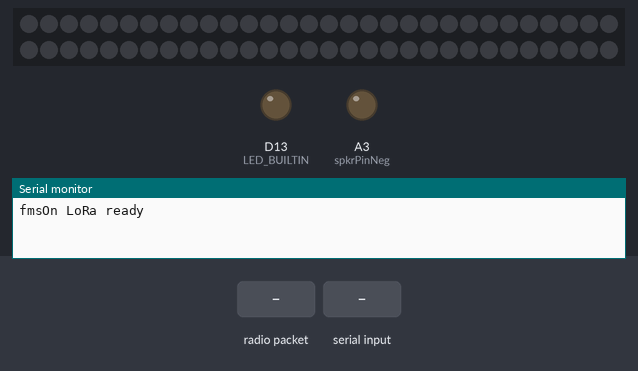
Recording of a sketch running on a simulated Arduino Zero (SAMD21). Parts: 60 RGB LEDs in strip order, left to right, continuing on the next row, output pins drawn as LEDs (lit = HIGH), the last lines printed to the serial monitor. Inputs (shaded band) come from the test bench. Dim RGB values are drawn brighter than linear; no radio packets arrive unless stated.

Above: at 1.5 s.
1.6 s: radio packet "l" arrives
At 2.8 s:
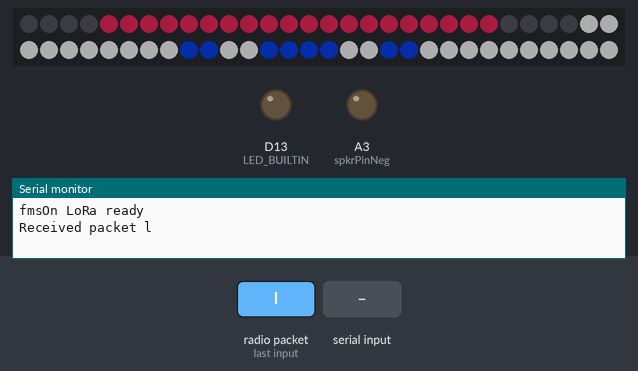
3.1 s: "f90\n" received over Serial
At 4.2 s:
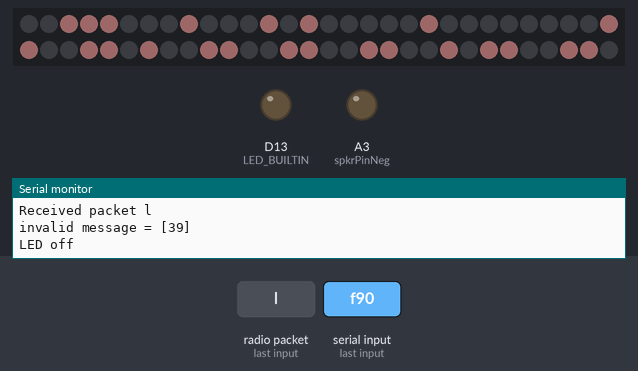
4.6 s: radio packet "1" arrives
At 5.2 s:
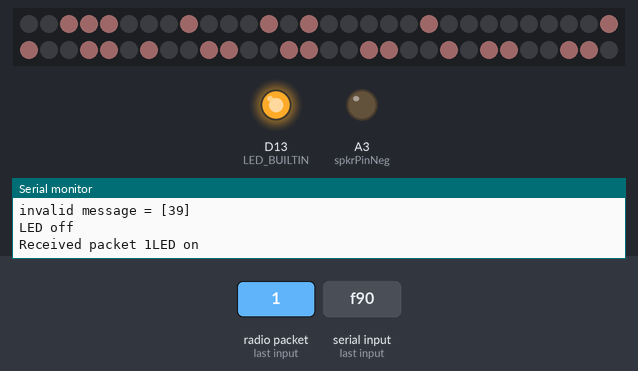
6.1 s: "R,45\n" received over Serial
At 6.5 s:
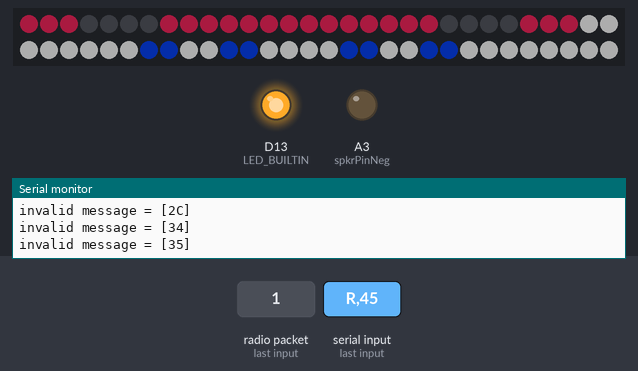
7.6 s: radio packet "0" arrives
At 8.7 s:
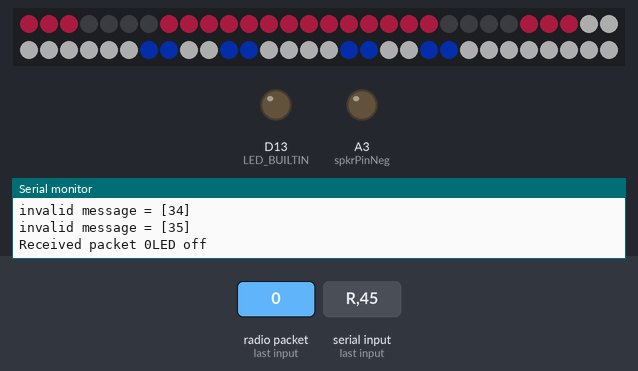
9.1 s: "f,45\n" received over Serial
At 10.0 s:
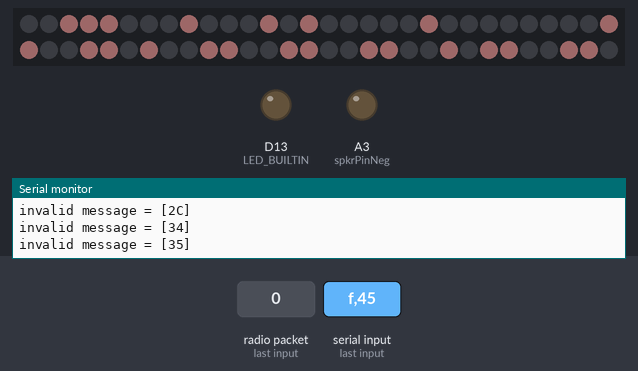
Timing chart, 0 to 11.6 s (numbered marks = the images above; inputs shaded):
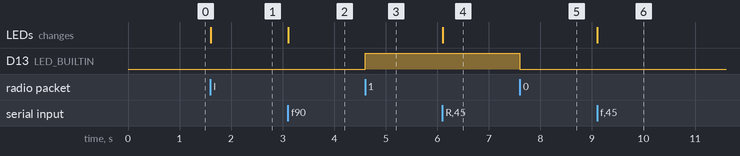

Measured:
- after the input at 1.6 s, the LEDs: change at once (image 1)
- after the input at 3.1 s, the LEDs: change at once (image 2)
- after the input at 4.6 s, D13 (LED_BUILTIN): LOW → HIGH at once
- after the input at 6.1 s, the LEDs: change at once (image 4)
- after the input at 7.6 s, D13 (LED_BUILTIN): HIGH → LOW at once
- after the input at 9.1 s, the LEDs: change at once (image 6)

The sketch:

fmsOnLoRa.ino
```cpp
/*
    Finally try combining all three features

    19 jun 2020 - ms - initial integration
    20 jun 2020 - ms - library for face
    21 jun 2020 - ms - maxsonic sensor
    25 jun 2020 - ms - start adding control panel
    17 jul 2020 - ms - use the new motor controller library
    12 aug 2020 - ms - transition to Arduino MKRWAN1310: hardware serial, lora radio
    26 aug 2020 - ms - first test MKR - motor controller, sensor works! Next: radio
    30 aug 2020 - ms - radio works receiving commands; next sending sensor data
    21 oct 2020 - ms - give audible sense of distance

    TODO
    - full description
    - classes for sensors?
    - remove delays in sensors
    - put pins in order
    - emergency stop
    - currently, motors continue turning until there is a command to stop.
      This is useful for testing but dangerous.


  MKRWAN1310 is based on SAMD21 which uses SERCOMs for serial ports. Leaving the
  USB serial port as it is, for debugging and uploading, plan is this:

  - Motor controller on SERCOM 2: D2-TX, D3-RX (only Tx is used)
    - circuit: black wire = ground, white wire = pin 2
  - Sensors on SERCOM 3, RX=1 TX=0 (only Rx is used)
  - Neopixel unchanged (I think; haven't tried it)
  - LoRa for control panel


*/

/*
   Libraries
*/
#include <Adafruit_NeoPixel.h>
#include <Face.h>
//#include <SabertoothMotorControllerSercom.h>
#include <LoRa.h>
#include "wiring_private.h" // pinPeripheral() function


/*
   Pin assignments
*/

const int distanceSensorTxPin = 0;
const int distanceSensorRxPin = 1;
const int motorControllerTxPin = 2;
const int motorControllerRxPin = 3;
const int neoPixelFacePin = 4; // might as well go in order
const int spkrPinPos = A6;
const int spkrPinNeg = A3;


/*
    Other global variables
*/
const int neoPixelFaceCount = 60;
const long motorTimeOut = 100;
long motor1OnAt = -1; // -1 means not running
long motor2OnAt = -1; //

// reasonable readings of distance sensor (unverified)
const int MIN_DISTANCE = 6;
const int MAX_DISTANCE = 200;

// Control verbosity of messages
const int verboseDistance = 1 << 0;
const int reportDistance = 1 << 2;
const int verboseMotor = 1 << 3;
const int debugMotor = 1 << 4;
const int verboseMotorTimeout = 1 << 5;
const int debugSensorReadingTick = 1 << 6;
const int verboseHardwareSerial = 1 << 7;

const int debugPrint = 0 ;

// for controlling the motors
const int MYFORWARD = 0;
const int MYREVERSE = 1;
int forwardSpeed = 80;

// For keeping track of what we are doing
char lastChar;

/*
   global objects
*/
Face robotFace(neoPixelFaceCount, neoPixelFacePin);
//SabertoothMotorController myMotorController(motorTimeOut);
/*
    SERCOM functions
*/

// Motor controller on SERCOM 2: D2-TX, D3-RX (only Tx is used)
Uart motorControllerSerial (
  &sercom2,
  motorControllerRxPin, motorControllerTxPin,
  SERCOM_RX_PAD_3, UART_TX_PAD_2);
void SERCOM2_Handler()
{
  motorControllerSerial.IrqHandler();
}

// Sensors on SERCOM 3, RX=1 TX=0 (only Rx is used)
Uart sensorSerial (
  &sercom3,
  distanceSensorRxPin, distanceSensorTxPin,
  SERCOM_RX_PAD_1, UART_TX_PAD_0);
void SERCOM3_Handler()
{
  sensorSerial.IrqHandler();
}


void setup() {

  Serial.begin(9600);
  // while (!Serial);
  pinMode(LED_BUILTIN, OUTPUT);

  // speaker initialization
  pinMode(spkrPinNeg, OUTPUT);
  digitalWrite(spkrPinNeg, LOW);

  robotFace.init();

  motorControllerInit();

  sensorsInit();

  // updateMotors();?? perhaps I meant motorInit?

  if (!LoRa.begin(915E6)) {
    Serial.println("Starting LoRa failed!");
    while (1);
  }
  //LoRa.beginPacket(); // open a packet
  Serial.println("fmsOn LoRa ready");
}

char distanceAsChars[4];
int charIndex = 0;

void loop() {

  motorControllerTick(); // this must be called regularly so all other functions here must not use delay()

  listenHardwareSerialPort();

  listenLoRa();

  //sendSensorData();
}

long timeLastSent = 0;
const long interval = 80;

void sendSensorData () {

  // don't send too often
  if (millis() - timeLastSent < interval) {
    return;
  }

  while (sensorSerial.available()) {
    char c = sensorSerial.read();
    if (c == 'R') {
      distanceAsChars[charIndex] = '\0';

      Serial.print("got an R, distance = ");
      int distance = atoi( distanceAsChars);
      Serial.println(distance);

      LoRa.beginPacket(); // begin the next packet
      LoRa.print(distance);
      LoRa.endPacket(); // end the packet
      charIndex = 0;
      timeLastSent = millis();
      break; // only send once per call
    }
    else {
      //      Serial.print("char[");
      //      Serial.print(charIndex);
      //      Serial.print("] = ]");
      //      Serial.print(c);
      //      Serial.print("[");
      //      Serial.println();
      distanceAsChars[charIndex] = c;
      charIndex++;
    }
  }
}


void listenLoRa() {

  // Anything from radio?
  //  Serial.println("checking radio");
  int packetSize = LoRa.parsePacket();
  if (packetSize) {
    // received a packet
    Serial.print("Received packet ");
    while (LoRa.available()) {
      char inChar = (char)LoRa.read();
      Serial.print(inChar);
      updateMotors(inChar);
    }
    Serial.println();
  }
}

void listenHardwareSerialPort() {
  // read the character we receive on the serial port from the RPi
  if (Serial.available()) {
    char inChar = (char)Serial.read();
    if (debugPrint & verboseHardwareSerial) Serial.print("listenHardwareSerialPort: received character ]");
    if (debugPrint & verboseHardwareSerial) Serial.print(inChar);
    if (debugPrint & verboseHardwareSerial) Serial.print("[");
    if (debugPrint & verboseHardwareSerial) Serial.println();
    updateMotors(inChar);
  }
}

void motorControllerInit() {

  // This would be in motor controller init function
  motorControllerSerial.begin(9600);
  pinPeripheral(motorControllerTxPin, PIO_SERCOM_ALT);
  pinPeripheral(motorControllerRxPin, PIO_SERCOM_ALT);
  stopBothMotors();
}

void updateMotors(char inChar) {
  /*
    1 = pin 13 LED on
    0 = pin 13 LED  off
    F = move Forward
    B = move Backwards
    L = turn Left
    R = turn Right
    S = Stop
    + = set forward motor speed faster
    - = set forward motor speed slower
  */

  switch (inChar) {

    case '1':
      Serial.println("LED on");
      digitalWrite(LED_BUILTIN, HIGH);
      break;
    case '0':
      Serial.println("LED off");
      digitalWrite(LED_BUILTIN, LOW);
      break;
    case 'f':
    case 'F':
      moveForward(80);
      if (lastChar != inChar) {
        robotFace.clear();
        robotFace.smile();
      }
      break;
    case 'b':
    case 'B':
      moveBackwards(80);
      if (lastChar != inChar) {
        robotFace.clear();
        robotFace.smile();
      }
      break;
    case 'l':
    case 'L':
      turnLeft(80);
      if (lastChar != inChar) {
        robotFace.clear();
        robotFace.eyesLeft();
      }
      break;
    case 'r':
    case 'R':
      turnRight(80);
      if (lastChar != inChar) {
        robotFace.clear();
        robotFace.eyesRight();
      }
      break;
    case 'd':
    case 'D':
      sendSensorData();
      break;

    // Is this smart? Might be a good emergency stop
    case '\r':
    case '\n':
      break;

    default:
      // moveForward(0);
      Serial.print("invalid message = [");
      Serial.print(inChar, HEX);
      Serial.print("]");
      Serial.println();
  }
}


//// motor controller stuff, until i figure out how to make this a library


/*
   0 == stop
   1 = slow
*/
void moveForward(int speed) {
  if (debugPrint & verboseMotor) Serial.println("moveForward");
  controlMotor1(speed, MYFORWARD);
  controlMotor2(speed, MYFORWARD);
}

void moveBackwards(int speed) {
  if (debugPrint & verboseMotor) Serial.println("moveBackwards");
  controlMotor1(speed, MYREVERSE);
  controlMotor2(speed, MYREVERSE);
}

void turnLeft(int speed) {
  if (debugPrint & verboseMotor) Serial.println("turnLeft");
  controlMotor1(speed, MYFORWARD);
  controlMotor2(speed, MYREVERSE);
}

void turnRight(int speed) {
  if (debugPrint & verboseMotor) Serial.println("turnRight");
  controlMotor1(speed, MYREVERSE);
  controlMotor2(speed, MYFORWARD);
}

void faster() {
  if (debugPrint & verboseMotor) Serial.print("faster: ");
  forwardSpeed += 10;
  if (debugPrint & verboseMotor) Serial.print("Speed now at: ");
  if (debugPrint & verboseMotor) Serial.println(forwardSpeed);
}

void slower() {
  if (debugPrint & verboseMotor) Serial.println("slower: ");
  forwardSpeed -= 10;
  if (debugPrint & verboseMotor) Serial.print("Speed now at: ");
  if (debugPrint & verboseMotor) Serial.println(forwardSpeed);
}


// If ontime is -1 it's not running
void motorControllerTick() {
  if ((motor1OnAt != -1) && ((millis() - motor1OnAt ) > motorTimeOut )) {
    stopMotor1();
    if (debugPrint & verboseMotorTimeout) Serial.println("motorControllerTick(): motor 1 timeout");
  }
  if ((motor2OnAt != -1) && ((millis() - motor2OnAt ) > motorTimeOut )) {
    stopMotor2();
    if (debugPrint & verboseMotorTimeout) {
      Serial.print("motorControllerTick(): motor 2 timeout at ");
      Serial.print(millis());
      Serial.println();
    }
  }
}


/*
   Only functions below this line
  write to the motor controller serial port
*/

/*    0 = stop
      1 = slowest
      1-63 = speed
    63-255 = full speed
*/

void controlMotor1(int speed, bool direction) {
  if ((debugPrint & verboseMotor) || (debugPrint & verboseMotorTimeout)) Serial.print("Motor 1 ");
  if (debugPrint & verboseMotor) Serial.print("direction = ");

  if (debugPrint & verboseMotor) Serial.print(direction);

  /*
     From the documentation:

     Sending a character between 1 and 127 will control
     motor 1. 1 is full reverse, 64 is stop and 127 is full forward.

     Character 0 (hex 0x00) is a special case.
     Sending this character will shut down both motors.
  */
  if (speed == 0) {
    stopMotor1();
  }

  if (direction == MYREVERSE) {
    speed = map(speed, 0, 255, 65, 127);
    speed = constrain(speed, 65, 127);
  } else {
    speed = map(speed, 0, 255, 63, 1);
    speed = constrain(speed, 1, 63);
  }

  if ((debugPrint & verboseMotor) || (debugPrint & verboseMotorTimeout)) Serial.print("M1 speed = ");
  if ((debugPrint & verboseMotor) || (debugPrint & verboseMotorTimeout)) Serial.print(speed);

  motorControllerSerial.write(speed);
  motor1OnAt = millis();

  if (debugPrint & verboseMotorTimeout) Serial.print(" at time = ");
  if (debugPrint & verboseMotorTimeout) Serial.print(motor1OnAt);
  if (debugPrint ) Serial.println();
}

void controlMotor2(int speed, bool direction) {
  if ((debugPrint & verboseMotor) || (debugPrint & verboseMotorTimeout)) Serial.print("Motor 2 ");
  if (debugPrint & verboseMotor) Serial.print("direction = ");
  /*
     From the documentation:


     Sending a character between 128 and 255 will control motor 2. 128
     is full reverse, 192 is stop and 255 is full forward.

     Character 0 (hex 0x00) is a special case.
     Sending this character will shut down both motors.
  */
  if (speed == 0) {
    stopMotor2();
  }

  if (direction == MYREVERSE) {
    speed = map(speed, 0, 255, 191, 128);
    speed = constrain(speed, 128, 191);
  } else {
    speed = map(speed, 0, 255, 193, 255);
    speed = constrain(speed, 193, 255);
  }

  if (debugPrint & verboseMotorTimeout) Serial.print("M2 speed = ");
  if (debugPrint & verboseMotorTimeout) Serial.print(speed);

  motorControllerSerial.write(speed);
  motor2OnAt = millis();

  if (debugPrint & verboseMotorTimeout) Serial.print(" at time = ");
  if (debugPrint & verboseMotorTimeout) Serial.print(motor2OnAt);
  if (debugPrint ) Serial.println();
}

void stopBothMotors() {
  if (debugPrint & verboseMotor) Serial.println("stopBothMotors");
  motorControllerSerial.write((byte)0);
  motor1OnAt = -1;
  motor2OnAt = -1;
}

void stopMotor1() {
  motorControllerSerial.write(64);
  motor1OnAt = -1;
}

void stopMotor2() {
  motorControllerSerial.write(192);
  motor2OnAt = -1;
}
```

sensors.ino
```cpp
/*

	Maxbotix distance measuring sensor

	based on the simple web controlled robot from my telepresence project

  Modification log

	15 Feb 2020 - Michael Shiloh - written by Michael Shiloh
  20 Jun 2020 - MS - incorporated into integrated program
  12 Aug 2020 - MS - rewrote to use SAMD21 SERCOM


  TODO
  - see if pulseIn() would be more reliable (only 1 number)
*/


void sensorsInit() {

  sensorSerial.begin(9600);

  pinPeripheral(distanceSensorTxPin, PIO_SERCOM);
  pinPeripheral(distanceSensorRxPin, PIO_SERCOM);

  delay(250); // needs 250mSec before it's ready to receive anything
  delay(100); // first reading will take an additional ~100mS.
}

boolean stringComplete = false;
long delayBeforeNextReading = 49;
long lastReadingAt = 0;

/* do reading my way, one char at a time to minimize delays
  basic concept:
  - global array for incoming chars
  - global flag indiciating a valid reading is ready
  - when flag is cleared, time to read another

  If sensorDataValidFlag == true, return
  If sensorDataGotRFlag == false, get 'R'
  If sensorDataGotRFlag == true, get next byte
  If got 3 bytes, set sensorDataValidFlag == true and reset sensorDataGotRFlag
  -
*/

char sensorData[4] = {0, 0, 0, 0};  // null terminate
int sensorDataNextByte = 0;
boolean sensorDataValidFlag = false;
boolean sensorDataGotRFlag = false;

int sensorReadingTick() {
  char inChar;

  if (sensorDataValidFlag) {
    return (0);
  }

  if (!sensorDataGotRFlag) {
    if (debugPrint & debugSensorReadingTick) Serial.println("sensorReadingTick: waiting for R");

    if (!sensorSerial.available())
    {
      return (0);
    }

    inChar = (char)sensorSerial.read();
    if (inChar == 'R') {
      sensorDataGotRFlag = true;
    }
    return (0);
  } else { // we already have 'R'

    if (debugPrint & debugSensorReadingTick) Serial.print("sensorReadingTick: reading character ");
    if (debugPrint & debugSensorReadingTick) Serial.println(sensorDataNextByte);

    if (!sensorSerial.available())
    {
      return (0);
    }

    // Read the next character
    inChar = (char)sensorSerial.read();
    sensorData[sensorDataNextByte++] = inChar;

    // Do we have all three characters?
    if (sensorDataNextByte == 3) {
      sensorDataValidFlag == true;
      sensorDataGotRFlag = false;
      return atoi(sensorData);
    }
    return (0);
  }
}

void clearSensorDataValidFlag () {
  sensorDataValidFlag == false;
}
```
